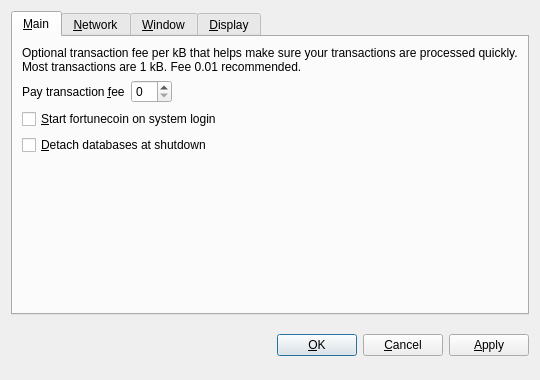
<?xml version="1.0" encoding="UTF-8"?>
<ui version="4.0">
 <class>OptionsDialog</class>
 <widget class="QDialog" name="OptionsDialog">
  <property name="geometry">
   <rect>
    <x>0</x>
    <y>0</y>
    <width>540</width>
    <height>380</height>
   </rect>
  </property>
  <property name="windowTitle">
   <string>Options</string>
  </property>
  <property name="modal">
   <bool>true</bool>
  </property>
  <layout class="QVBoxLayout" name="verticalLayout">
   <item>
    <widget class="QTabWidget" name="tabWidget">
     <property name="tabPosition">
      <enum>QTabWidget::North</enum>
     </property>
     <property name="currentIndex">
      <number>0</number>
     </property>
     <widget class="QWidget" name="tabMain">
      <attribute name="title">
       <string>&amp;Main</string>
      </attribute>
      <layout class="QVBoxLayout" name="verticalLayout_Main">
       <item>
        <widget class="QLabel" name="transactionFeeInfoLabel">
         <property name="text">
          <string>Optional transaction fee per kB that helps make sure your transactions are processed quickly. Most transactions are 1 kB. Fee 0.01 recommended.</string>
         </property>
         <property name="textFormat">
          <enum>Qt::PlainText</enum>
         </property>
         <property name="wordWrap">
          <bool>true</bool>
         </property>
        </widget>
       </item>
       <item>
        <layout class="QHBoxLayout" name="horizontalLayout_Main">
         <item>
          <widget class="QLabel" name="transactionFeeLabel">
           <property name="text">
            <string>Pay transaction &amp;fee</string>
           </property>
           <property name="textFormat">
            <enum>Qt::PlainText</enum>
           </property>
           <property name="buddy">
            <cstring>transactionFee</cstring>
           </property>
          </widget>
         </item>
         <item>
          <widget class="BitcoinAmountField" name="transactionFee"/>
         </item>
         <item>
          <spacer name="horizontalSpacer_Main">
           <property name="orientation">
            <enum>Qt::Horizontal</enum>
           </property>
           <property name="sizeHint" stdset="0">
            <size>
             <width>40</width>
             <height>20</height>
            </size>
           </property>
          </spacer>
         </item>
        </layout>
       </item>
       <item>
        <widget class="QCheckBox" name="bitcoinAtStartup">
         <property name="toolTip">
          <string>Automatically start fortunecoin after logging in to the system.</string>
         </property>
         <property name="text">
          <string>&amp;Start fortunecoin on system login</string>
         </property>
        </widget>
       </item>
       <item>
        <widget class="QCheckBox" name="detachDatabases">
         <property name="toolTip">
          <string>Detach block and address databases at shutdown. This means they can be moved to another data directory, but it slows down shutdown. The wallet is always detached.</string>
         </property>
         <property name="text">
          <string>&amp;Detach databases at shutdown</string>
         </property>
        </widget>
       </item>
       <item>
        <spacer name="verticalSpacer_Main">
         <property name="orientation">
          <enum>Qt::Vertical</enum>
         </property>
         <property name="sizeHint" stdset="0">
          <size>
           <width>20</width>
           <height>40</height>
          </size>
         </property>
        </spacer>
       </item>
      </layout>
     </widget>
     <widget class="QWidget" name="tabNetwork">
      <attribute name="title">
       <string>&amp;Network</string>
      </attribute>
      <layout class="QVBoxLayout" name="verticalLayout_Network">
       <item>
        <widget class="QCheckBox" name="mapPortUpnp">
         <property name="toolTip">
          <string>Automatically open the fortunecoin client port on the router. This only works when your router supports UPnP and it is enabled.</string>
         </property>
         <property name="text">
          <string>Map port using &amp;UPnP</string>
         </property>
        </widget>
       </item>
       <item>
        <widget class="QCheckBox" name="connectSocks">
         <property name="toolTip">
          <string>Connect to the fortunecoin network through a SOCKS proxy (e.g. when connecting through Tor).</string>
         </property>
         <property name="text">
          <string>&amp;Connect through SOCKS proxy:</string>
         </property>
        </widget>
       </item>
       <item>
        <layout class="QHBoxLayout" name="horizontalLayout_Network">
         <item>
          <widget class="QLabel" name="proxyIpLabel">
           <property name="text">
            <string>Proxy &amp;IP:</string>
           </property>
           <property name="textFormat">
            <enum>Qt::PlainText</enum>
           </property>
           <property name="buddy">
            <cstring>proxyIp</cstring>
           </property>
          </widget>
         </item>
         <item>
          <widget class="QValidatedLineEdit" name="proxyIp">
           <property name="maximumSize">
            <size>
             <width>140</width>
             <height>16777215</height>
            </size>
           </property>
           <property name="toolTip">
            <string>IP address of the proxy (e.g. 127.0.0.1)</string>
           </property>
          </widget>
         </item>
         <item>
          <widget class="QLabel" name="proxyPortLabel">
           <property name="text">
            <string>&amp;Port:</string>
           </property>
           <property name="textFormat">
            <enum>Qt::PlainText</enum>
           </property>
           <property name="buddy">
            <cstring>proxyPort</cstring>
           </property>
          </widget>
         </item>
         <item>
          <widget class="QLineEdit" name="proxyPort">
           <property name="maximumSize">
            <size>
             <width>55</width>
             <height>16777215</height>
            </size>
           </property>
           <property name="toolTip">
            <string>Port of the proxy (e.g. 9050)</string>
           </property>
          </widget>
         </item>
         <item>
          <widget class="QLabel" name="socksVersionLabel">
           <property name="text">
            <string>SOCKS &amp;Version:</string>
           </property>
           <property name="textFormat">
            <enum>Qt::PlainText</enum>
           </property>
           <property name="buddy">
            <cstring>socksVersion</cstring>
           </property>
          </widget>
         </item>
         <item>
          <widget class="QValueComboBox" name="socksVersion">
           <property name="toolTip">
            <string>SOCKS version of the proxy (e.g. 5)</string>
           </property>
          </widget>
         </item>
         <item>
          <spacer name="horizontalSpacer_Network">
           <property name="orientation">
            <enum>Qt::Horizontal</enum>
           </property>
           <property name="sizeHint" stdset="0">
            <size>
             <width>40</width>
             <height>20</height>
            </size>
           </property>
          </spacer>
         </item>
        </layout>
       </item>
       <item>
        <spacer name="verticalSpacer_Network">
         <property name="orientation">
          <enum>Qt::Vertical</enum>
         </property>
         <property name="sizeHint" stdset="0">
          <size>
           <width>20</width>
           <height>40</height>
          </size>
         </property>
        </spacer>
       </item>
      </layout>
     </widget>
     <widget class="QWidget" name="tabWindow">
      <attribute name="title">
       <string>&amp;Window</string>
      </attribute>
      <layout class="QVBoxLayout" name="verticalLayout_Window">
       <item>
        <widget class="QCheckBox" name="minimizeToTray">
         <property name="toolTip">
          <string>Show only a tray icon after minimizing the window.</string>
         </property>
         <property name="text">
          <string>&amp;Minimize to the tray instead of the taskbar</string>
         </property>
        </widget>
       </item>
       <item>
        <widget class="QCheckBox" name="minimizeOnClose">
         <property name="toolTip">
          <string>Minimize instead of exit the application when the window is closed. When this option is enabled, the application will be closed only after selecting Quit in the menu.</string>
         </property>
         <property name="text">
          <string>M&amp;inimize on close</string>
         </property>
        </widget>
       </item>
       <item>
        <spacer name="verticalSpacer_Window">
         <property name="orientation">
          <enum>Qt::Vertical</enum>
         </property>
         <property name="sizeHint" stdset="0">
          <size>
           <width>20</width>
           <height>40</height>
          </size>
         </property>
        </spacer>
       </item>
      </layout>
     </widget>
     <widget class="QWidget" name="tabDisplay">
      <attribute name="title">
       <string>&amp;Display</string>
      </attribute>
      <layout class="QVBoxLayout" name="verticalLayout_Display">
       <item>
        <layout class="QHBoxLayout" name="horizontalLayout_1_Display">
         <item>
          <widget class="QLabel" name="langLabel">
           <property name="text">
            <string>User Interface &amp;language:</string>
           </property>
           <property name="textFormat">
            <enum>Qt::PlainText</enum>
           </property>
           <property name="buddy">
            <cstring>lang</cstring>
           </property>
          </widget>
         </item>
         <item>
          <widget class="QValueComboBox" name="lang">
           <property name="toolTip">
            <string>The user interface language can be set here. This setting will take effect after restarting fortunecoin.</string>
           </property>
          </widget>
         </item>
        </layout>
       </item>
       <item>
        <layout class="QHBoxLayout" name="horizontalLayout_2_Display">
         <item>
          <widget class="QLabel" name="unitLabel">
           <property name="text">
            <string>&amp;Unit to show amounts in:</string>
           </property>
           <property name="textFormat">
            <enum>Qt::PlainText</enum>
           </property>
           <property name="buddy">
            <cstring>unit</cstring>
           </property>
          </widget>
         </item>
         <item>
          <widget class="QValueComboBox" name="unit">
           <property name="toolTip">
            <string>Choose the default subdivision unit to show in the interface and when sending coins.</string>
           </property>
          </widget>
         </item>
        </layout>
       </item>
       <item>
        <widget class="QCheckBox" name="displayAddresses">
         <property name="toolTip">
          <string>Whether to show fortunecoin addresses in the transaction list or not.</string>
         </property>
         <property name="text">
          <string>&amp;Display addresses in transaction list</string>
         </property>
        </widget>
       </item>
       <item>
        <spacer name="verticalSpacer_Display">
         <property name="orientation">
          <enum>Qt::Vertical</enum>
         </property>
         <property name="sizeHint" stdset="0">
          <size>
           <width>20</width>
           <height>40</height>
          </size>
         </property>
        </spacer>
       </item>
      </layout>
     </widget>
    </widget>
   </item>
   <item>
    <layout class="QHBoxLayout" name="horizontalLayout_Buttons">
     <item>
      <spacer name="horizontalSpacer_1">
       <property name="orientation">
        <enum>Qt::Horizontal</enum>
       </property>
       <property name="sizeHint" stdset="0">
        <size>
         <width>40</width>
         <height>48</height>
        </size>
       </property>
      </spacer>
     </item>
     <item>
      <widget class="QLabel" name="statusLabel">
       <property name="font">
        <font>
         <weight>75</weight>
         <bold>true</bold>
        </font>
       </property>
       <property name="text">
        <string/>
       </property>
       <property name="textFormat">
        <enum>Qt::PlainText</enum>
       </property>
       <property name="wordWrap">
        <bool>true</bool>
       </property>
      </widget>
     </item>
     <item>
      <spacer name="horizontalSpacer_2">
       <property name="orientation">
        <enum>Qt::Horizontal</enum>
       </property>
       <property name="sizeHint" stdset="0">
        <size>
         <width>40</width>
         <height>48</height>
        </size>
       </property>
      </spacer>
     </item>
     <item>
      <widget class="QPushButton" name="okButton">
       <property name="text">
        <string>&amp;OK</string>
       </property>
      </widget>
     </item>
     <item>
      <widget class="QPushButton" name="cancelButton">
       <property name="text">
        <string>&amp;Cancel</string>
       </property>
       <property name="autoDefault">
        <bool>false</bool>
       </property>
      </widget>
     </item>
     <item>
      <widget class="QPushButton" name="applyButton">
       <property name="text">
        <string>&amp;Apply</string>
       </property>
       <property name="autoDefault">
        <bool>false</bool>
       </property>
      </widget>
     </item>
    </layout>
   </item>
  </layout>
 </widget>
 <customwidgets>
  <customwidget>
   <class>BitcoinAmountField</class>
   <extends>QSpinBox</extends>
   <header>bitcoinamountfield.h</header>
  </customwidget>
  <customwidget>
   <class>QValueComboBox</class>
   <extends>QComboBox</extends>
   <header>qvaluecombobox.h</header>
  </customwidget>
  <customwidget>
   <class>QValidatedLineEdit</class>
   <extends>QLineEdit</extends>
   <header>qvalidatedlineedit.h</header>
  </customwidget>
 </customwidgets>
 <resources/>
 <connections/>
</ui>
